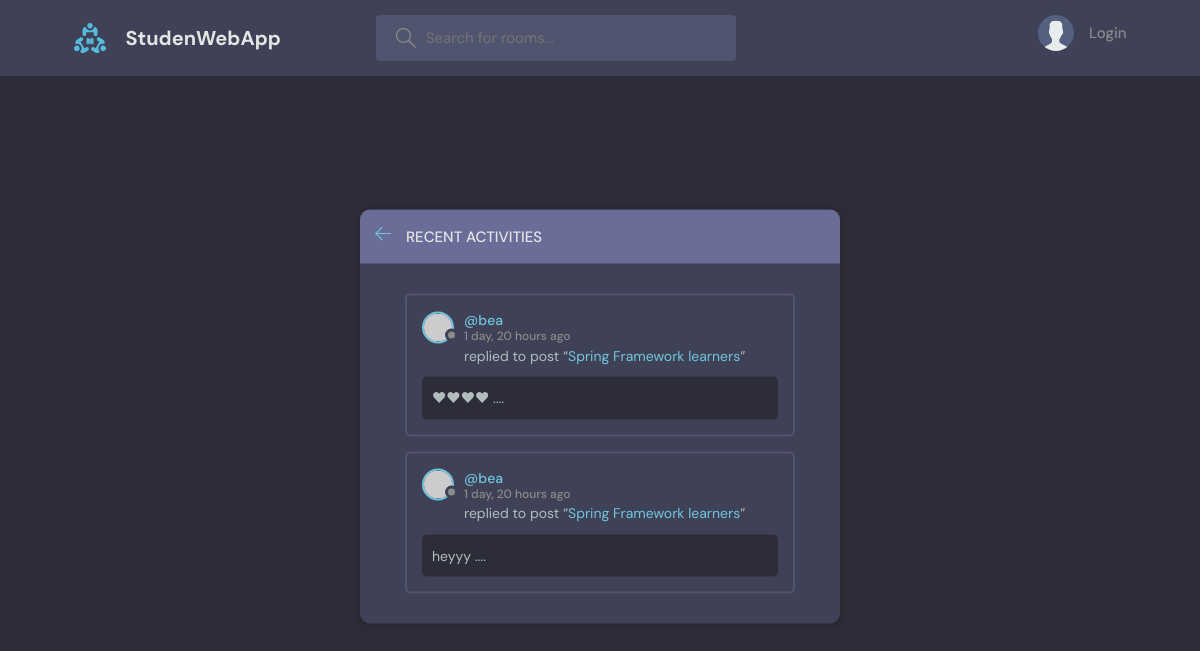
The page /activity/ on the database as committed earlier.
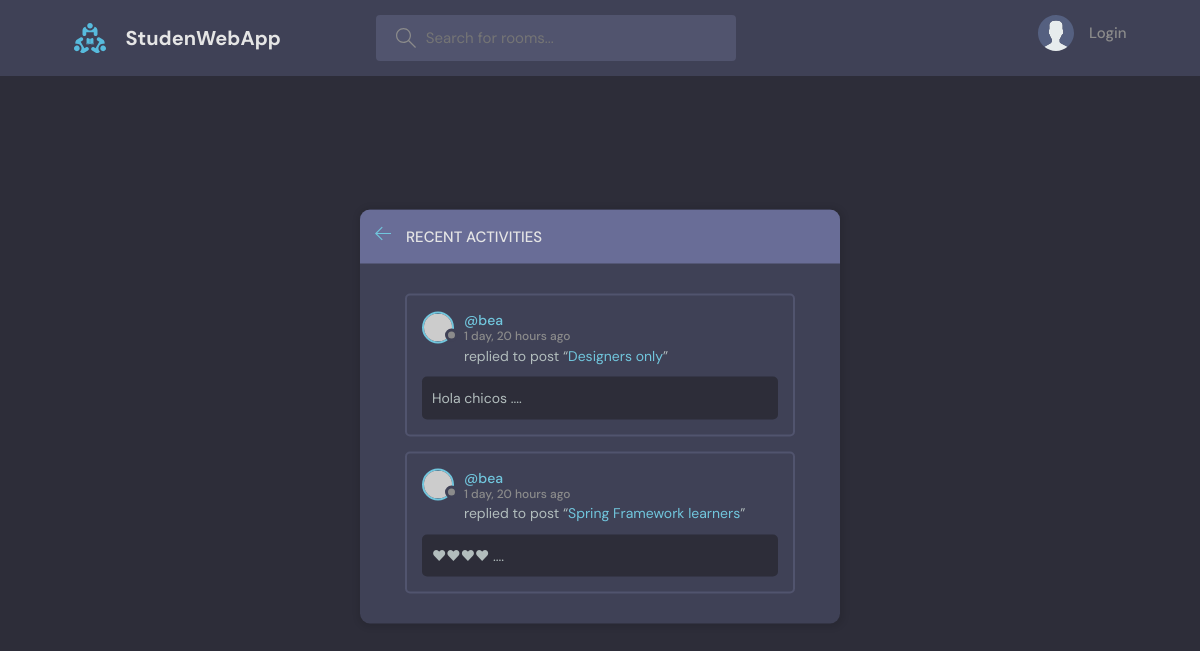
The same page on the database as committed later.
### base/models.py (models this page shows, shortened)
class Message(models.Model):
    user = models.ForeignKey(User, on_delete=models.CASCADE)
    room = models.ForeignKey( Room, on_delete=models.CASCADE)
    body = models.TextField()
    updated = models.DateTimeField(auto_now=True)
    created = models.DateTimeField(auto_now_add=True)
    class Meta:
        ordering = ['-updated','-created']
    def __str__(self) -> str:
        return self.body[0:50]

class Room(models.Model):
    host = models.ForeignKey(User, on_delete=models.SET_NULL, null=True)
    topic = models.ForeignKey(Topic, on_delete=models.SET_NULL, null=True)
    name = models.CharField(max_length=200)
    description = models.TextField(null=True, blank=True)
    participants = models.ManyToManyField(User, related_name="participants", blank=True)
    updated = models.DateTimeField(auto_now=True)
    created = models.DateTimeField(auto_now_add=True)
    class Meta:
        ordering = ['-updated','-created']

### base/views.py (the view)
# urls.py: path('activity/', views.activity, name='activity'),
def activity (request):
    room_messages = Message.objects.all()[0:2]#! Fix bug of scrolling in all sms
    return render(request, 'base/activity.html', {'room_messages':room_messages})

### base/templates/base/activity.html (shortened to what this page needs)
{% extends 'layout.html' %}
{% block mainBlock %}
  <main class="layout">
    <div class="container">
      <div class="layout__box">
        <div class="layout__boxHeader">
          <div class="layout__boxTitle">
            <a href="{% url 'home' %}">
              <svg version="1.1" xmlns="http://www.w3.org/2000/svg" width="32" height="32" viewBox="0 0 32 32">
                <title>arrow-left</title>
                <path
                  d="M13.723 2.286l-13.723 13.714 13.719 13.714 1.616-1.611-10.96-10.96h27.625v-2.286h-27.625l10.965-10.965-1.616-1.607z"
                ></path>
              </svg>
            </a>
            <h3>Recent Activities</h3>
          </div>
        </div>
        <div class="activities-page layout__body">
          {% for sms in room_messages %}
            <div class="activities__box">
              <div class="activities__boxHeader roomListRoom__header">
                <a href="{% url 'user-profile' sms.user.id %}" class="roomListRoom__author">
                  <div class="avatar avatar--small">
                    <img src="https://randomuser.me/api/portraits/women/11.jpg" />
                  </div>
                  <p>
                    @{{ sms.user }}
                    <span>{{ sms.created|timesince }} ago</span>
                  </p>
                </a>
              </div>
              <div class="activities__boxContent">
                <p>replied to post “<a href="{% url 'room' sms.room.id %}">{{ sms.room.name }}</a>”</p>
                <div class="activities__boxRoomContent">
                  {{ sms }} ....
                </div>
              </div>
            </div>
          {% endfor %}
        </div>
      </div>
    </div>
  </main>
{% endblock mainBlock %}

Rows that differ between the two databases and show on the page:
no longer on this page (row unchanged): Message: user "bea", created "1 day, 20 hours", room.name "Spring Framework learners", body "heyyy"
added Message: user "bea", created "1 day, 20 hours", room.name "Designers only", body "Hola chicos"
